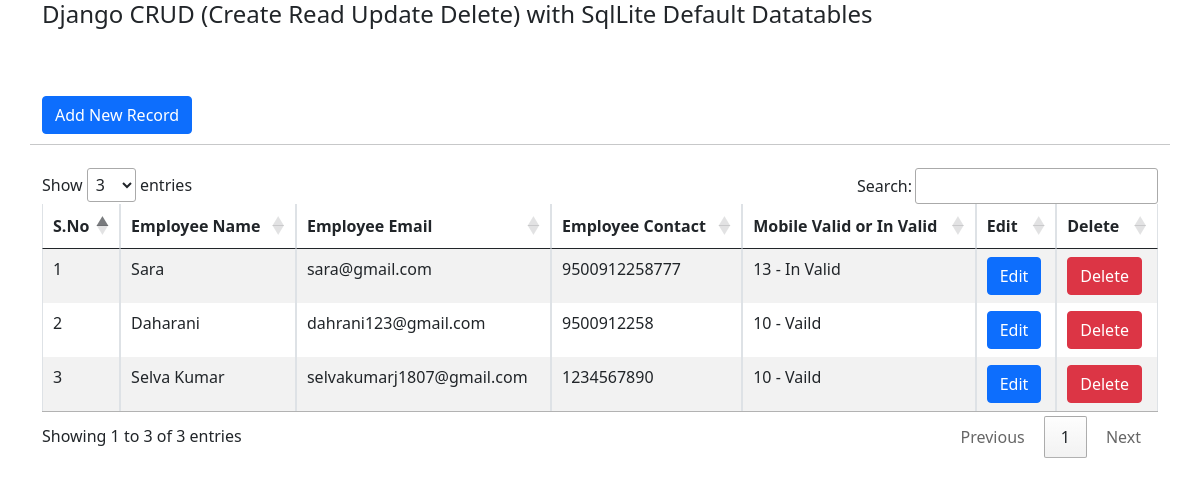
The page / on the database its author committed.
### app/models.py (models this page shows)
class Employee(models.Model):
    name = models.CharField(max_length=100)
    email = models.EmailField()
    contact = models.CharField(max_length=15)
    class Meta:
        db_table = "tablemployee"

### app/views.py (the view)
# urls.py: path('', views.index),
def index(request):
    employees = Employee.objects.all()
    return render(request, 'index.html', {'employees': employees})

### app/templates/index.html (shortened to what this page needs)
{% extends "base.html" %}
{% block content %}
<span><a href="/addnew" class="btn btn-primary">Add New Record</a></span>
<br><br>
<hr>
<br>
<div class="col-md-12">
    <div class="table-responsive">
        <table id="bootstrapdatatable" class="table table-striped table-bordered" width="100%">
            <thead>
                <tr>
                    <th>S.No</th>
                    <th>Employee Name</th>
                    <th>Employee Email</th>
                    <th>Employee Contact</th>
                    <th>Mobile Valid or In Valid</th>
                    <th>Edit</th>
                    <th>Delete</th>
                </tr>
            </thead>
            <tbody>
                {% for employee in employees %}
                <tr>
                    <td>{{forloop.counter}}</td>
                    <td>{{ employee.name }}</td>
                    <td>{{ employee.email }}</td>
                    <td>{{ employee.contact }}</td>
                    <td>
                        {% if employee.contact|length == 10 %}
                        {{ employee.contact|length }} - Vaild
                        {% else %}
                        {{ employee.contact|length }} - In Valid
                        {% endif %}
                    </td>
                    <td><a href="/edit/{{ employee.id }}" class="btn btn-primary">Edit</a></td>
                    <td><a href="/delete/{{ employee.id }}" class="btn btn-danger">Delete</a></td>
                </tr>
                {% endfor %}
            </tbody>
        </table>
    </div>
</div>
{% endblock content %}

### rows shown on the page
Employee: name "Sara", email "sara@gmail.com", contact "9500912258777", contact|length "13"
Employee: name "Daharani", email "dahrani123@gmail.com", contact "9500912258", contact|length "10"
Employee: name "Selva Kumar", email "selvakumarj1807@gmail.com", contact "1234567890", contact|length "10"
